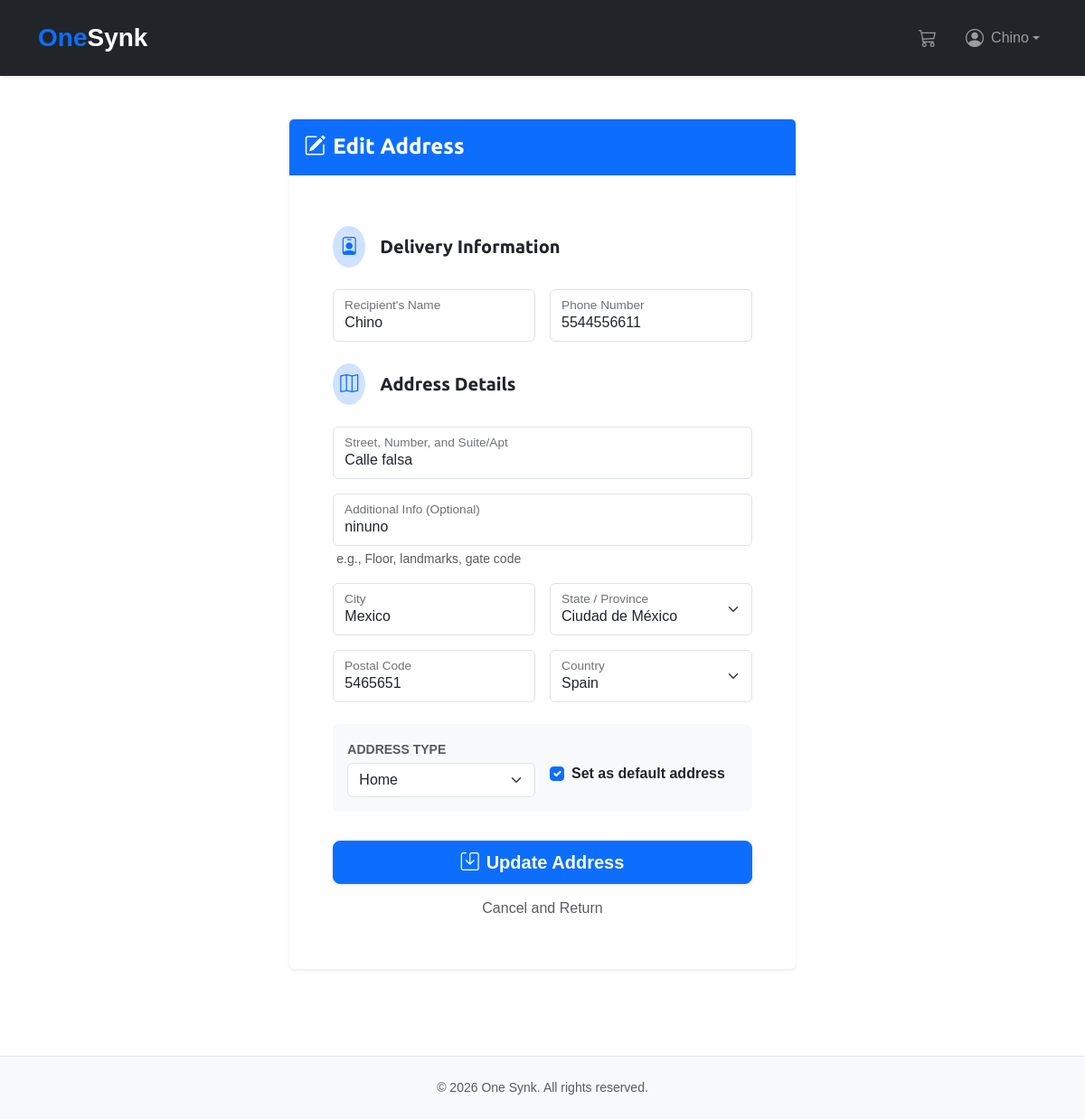
The app's page /orders/addresses/5/edit/ (signed in) with its own data.
### accounts/models.py (models this page shows, shortened)
class CustomUser(AbstractUser):
    phone_regex = RegexValidator(
        regex=r"^\d{10}$",
        message=_("Phone number must be exactly 10 digits (e.g., 5522445104)."),
    )
    USER_TYPE_CHOICES = (
        ("regular_user", "Regular User"),
        ("wholesaler", "Wholesaler"),
    )
    class UserTypes(models.TextChoices):
        REGULAR = "regular_user", _("Regular User")
        WHOLESALER = "wholesaler", _("Wholesaler")
    phone = models.CharField(
        _("phone number"),
        max_length=10,
        validators=[phone_regex],
        blank=True,
        null=True,
        help_text=_("Format: 5522445104"),
    )
    user_type = models.CharField(
        max_length=20,
        choices=USER_TYPE_CHOICES,
        default="regular_user",
        help_text=_(
            "Designates whether the user is a regular customer or a wholesaler."
        ),
    )
    stripe_customer_id = models.CharField(
        _("Stripe Customer ID"),
        max_length=255,
        blank=True,
        null=True,
        unique=True,
        help_text=_("Unique identifier for the customer in Stripe."),
    )
    payment_method = models.CharField(
        _("default payment method"),
        max_length=255,
        blank=True,
        null=True,
        help_text=_("ID of the default payment method in Stripe."),
    )
    created_at = models.DateTimeField(_("created at"), auto_now_add=True)
    updated_at = models.DateTimeField(_("updated at"), auto_now=True)
    class Meta:
        verbose_name = _("User")
        verbose_name_plural = _("Users")
        ordering = ["-created_at"]

### orders/models.py (models this page shows, shortened)
class Address(models.Model):
    class AddressType(models.TextChoices):
        HOME = "home", _("Home")
        OFFICE = "office", _("Office")
        OTHER = "other", _("Other")
    COUNTRY_CHOICES = (
        ("MX", _("Mexico")),
        ("US", _("United States")),
        ("ES", _("Spain")),
    )
    STATE_CHOICES = (
        ("CDMX", "Ciudad de México"),
        ("MEX", "Estado de México"),
        ("QRO", "Querétaro"),
    )
    user = models.ForeignKey(
        CustomUser,
        on_delete=models.CASCADE,
        related_name="addresses",
        verbose_name=_("user"),
    )
    address_line1 = models.CharField(
        _("address line 1"),
        max_length=255,
        help_text=_("Street, number, and apartment"),
    )
    address_line2 = models.CharField(
        _("address line 2"),
        max_length=255,
        blank=True,
        null=True,
        help_text=_("Additional information (floor, reference, etc.)"),
    )
    city = models.CharField(_("city"), max_length=100)
    state = models.CharField(_("state"), max_length=50, choices=STATE_CHOICES)
    postal_code = models.CharField(_("postal code"), max_length=10)
    country = models.CharField(
        _("country"), max_length=2, choices=COUNTRY_CHOICES, default="MX"
    )
    phone = models.CharField(
        _("phone number"),
        max_length=15,
        help_text=_("Contact telephone number for shipping"),
    )
    recipient_name = models.CharField(
        _("recipient name"),
        max_length=200,
        help_text=_("Name of the person receiving the package"),
    )
    is_default = models.BooleanField(
        _("default address"),
        default=False,
    )
    address_type = models.CharField(
        _("address type"),
        max_length=10,
        choices=AddressType.choices,
        default=AddressType.HOME,
    )
    created_at = models.DateTimeField(auto_now_add=True)
    updated_at = models.DateTimeField(auto_now=True)
    class Meta:
        verbose_name = _("Address")
        verbose_name_plural = _("Addresses")
        ordering = ["-is_default", "-created_at"]
        indexes = [
            models.Index(fields=["user", "-is_default"]),
        ]

### orders/views.py (the view)
# urls.py: path("addresses/<int:address_id>/edit/", views.address_edit, name="address_edit"),
@login_required
@require_http_methods(["GET", "POST"])
def address_edit(request, address_id):
    address = get_object_or_404(Address, id=address_id, user=request.user)
    if request.method == "POST":
        form = AddressForm(request.POST, instance=address)
        if form.is_valid():
            form.save()
            messages.success(request, _("Address updated successfully."))
            return redirect("orders:address_list")
    else:
        form = AddressForm(instance=address)
    return render(
        request, "orders/addresses/form.html", {"form": form, "is_create": False}
    )

### cart/cart.py (called while the page is built)
    def __len__(self):
        return sum(item["quantity"] for item in self.cart.values())

### cart/context_processors.py (called while the page is built)
def cart(request):
    return {"cart": Cart(request)}

### orders/templates/orders/addresses/form.html (shortened to what this page needs)
{% extends 'shop/base.html' %}
{% load static %}
{% load i18n %}
{% block content %}
<div class="container my-5">
    <div class="row justify-content-center">
        <div class="col-md-8 col-lg-7">
            <div class="card border-0 shadow-sm">
                <div class="card-header bg-primary text-white py-3">
                    <h4 class="mb-0 fw-bold">
                        {% if is_create %}
                            <i class="bi bi-geo-alt-fill me-2"></i>{% trans "Add New Address" %}
                        {% else %}
                            <i class="bi bi-pencil-square me-2"></i>{% trans "Edit Address" %}
                        {% endif %}
                    </h4>
                </div>
                <div class="card-body p-4 p-md-5">
                    <form method="post" novalidate>
                        <div class="d-flex align-items-center mb-4 mt-2">
                            <div class="bg-primary-subtle text-primary rounded-circle p-2 me-3">
                                <i class="bi bi-person-badge fs-5"></i>
                            </div>
                            <h5 class="mb-0 fw-bold text-dark">{% trans "Delivery Information" %}</h5>
                        </div>
                        <div class="row g-3 mb-4">
                            <div class="col-md-6">
                                <div class="form-floating">
                                    {{ form.recipient_name }}
                                    <label for="{{ form.recipient_name.id_for_label }}">{% trans "Recipient's Name" %}</label>
                                </div>
                            </div>
                            <div class="col-md-6">
                                <div class="form-floating">
                                    {{ form.phone }}
                                    <label for="{{ form.phone.id_for_label }}">{% trans "Phone Number" %}</label>
                                </div>
                            </div>
                        </div>
                        <div class="d-flex align-items-center mb-4">
                            <div class="bg-primary-subtle text-primary rounded-circle p-2 me-3">
                                <i class="bi bi-map fs-5"></i>
                            </div>
                            <h5 class="mb-0 fw-bold text-dark">{% trans "Address Details" %}</h5>
                        </div>
                        <div class="form-floating mb-3">
                            {{ form.address_line1 }}
                            <label for="{{ form.address_line1.id_for_label }}">{% trans "Street, Number, and Suite/Apt" %}</label>
                        </div>
                        <div class="form-floating mb-3">
                            {{ form.address_line2 }}
                            <label for="{{ form.address_line2.id_for_label }}">{% trans "Additional Info (Optional)" %}</label>
                            <div class="form-text small ps-1 text-muted">{% trans "e.g., Floor, landmarks, gate code" %}</div>
                        </div>
                        <div class="row g-3 mb-3">
                            <div class="col-md-6">
                                <div class="form-floating">
                                    {{ form.city }}
                                    <label for="{{ form.city.id_for_label }}">{% trans "City" %}</label>
                                </div>
                            </div>
                            <div class="col-md-6">
                                <div class="form-floating">
                                    {{ form.state }}
                                    <label for="{{ form.state.id_for_label }}">{% trans "State / Province" %}</label>
                                </div>
                            </div>
                        </div>
                        <div class="row g-3 mb-4">
                            <div class="col-md-6">
                                <div class="form-floating">
                                    {{ form.postal_code }}
                                    <label for="{{ form.postal_code.id_for_label }}">{% trans "Postal Code" %}</label>
                                </div>
                            </div>
                            <div class="col-md-6">
                                <div class="form-floating">
                                    {{ form.country }}
                                    <label for="{{ form.country.id_for_label }}">{% trans "Country" %}</label>
                                </div>
                            </div>
                        </div>
                        <div class="p-3 bg-light rounded-3 mb-4">
                            <div class="row align-items-center g-3">
                                <div class="col-md-6">
                                    <label for="{{ form.address_type.id_for_label }}" class="form-label small fw-bold text-muted mb-1 text-uppercase">
                                        {% trans "Address Type" %}
                                    </label>
                                    {{ form.address_type }}
                                </div>
                                <div class="col-md-6">
                                    <div class="form-check pt-3">
                                        {{ form.is_default }}
                                        <label class="form-check-label fw-semibold" for="{{ form.is_default.id_for_label }}">
                                            {% trans "Set as default address" %}
                                        </label>
                                    </div>
                                </div>
                            </div>
                        </div>
                        <div class="d-grid gap-2 pt-2">
                            <button type="submit" class="btn btn-primary btn-lg fw-bold shadow-sm">
                                {% if is_create %}
                                    <i class="bi bi-plus-circle me-2"></i>{% trans "Save Address" %}
                                {% else %}
                                    <i class="bi bi-save me-2"></i>{% trans "Update Address" %}
                                {% endif %}
                            </button>
                            <a href="{% url 'orders:address_list' %}" class="btn btn-link text-decoration-none text-muted">
                                {% trans "Cancel and Return" %}
                            </a>
                        </div>
                    </form>
                </div>
            </div>
        </div>
    </div>
</div>
{% endblock %}

### shop/templates/shop/base.html (shortened to what this page needs)
{% load static %}
{% load i18n %}
<!DOCTYPE html>
<html lang="en">
<head>
    <link href="https://cdn.jsdelivr.net/npm/bootstrap@5.3.0/dist/css/bootstrap.min.css" rel="stylesheet">
    <link rel="stylesheet" href="https://cdn.jsdelivr.net/npm/bootstrap-icons@1.11.0/font/bootstrap-icons.css">
    <link href="{% static 'css/base.css' %}" rel="stylesheet">
</head>
<body>
    <nav class="navbar navbar-expand-lg navbar-dark bg-dark shadow-sm py-3">
        <div class="container">
            <a href="{% url 'shop:product_list' %}" class="navbar-brand fw-bold fs-3">
                <span class="text-primary">One</span>Synk
            </a>
            <div class="collapse navbar-collapse" id="mainNav">
                <ul class="navbar-nav ms-auto align-items-center">
                    <li class="nav-item me-lg-3">
                        <a class="nav-link position-relative" href="{% url 'cart:cart_detail' %}">
                            <i class="bi bi-cart3 fs-5"></i>
                        </a>
                    </li>
                    {% if user.is_authenticated %}
                        <li class="nav-item dropdown">
                            <a class="nav-link dropdown-toggle d-flex align-items-center" href="#" id="userDropdown" role="button" data-bs-toggle="dropdown">
                                <i class="bi bi-person-circle fs-5 me-2"></i>
                                <span>{{ user.first_name|default:user.username }}</span>
                            </a>
                        </li>
                    {% endif %}
                </ul>
            </div>
        </div>
    </nav>
    <main id="content" class="min-vh-100">
        {% block content %}{% endblock %}
    </main>
    <footer class="bg-light py-4 border-top mt-5">
        <div class="container text-center">
            <p class="text-muted small mb-0">&copy; 2026 One Synk. {% trans "All rights reserved." %}</p>
        </div>
    </footer>
</body>
</html>

### shop/static/css/base.css (style rules this page uses)
body { margin:0; padding:0; font-family:helvetica, sans-serif; }
h1, h2, h3, h4, h5 , h6 { font-family: 'Ubuntu', sans-serif; font-weight:normal; }
a { text-decoration:none; color:#5993bb; }
#content { padding:0 100px; overflow:hidden; }

### records on screen
CustomUser: first_name "Chino"
Address: recipient_name "Chino", phone "5544556611", address_line1 "Calle falsa", address_line2 "ninuno", city "Mexico", state "Ciudad de México", postal_code "5465651", country "Spain", address_type "Home", is_default "☑"
